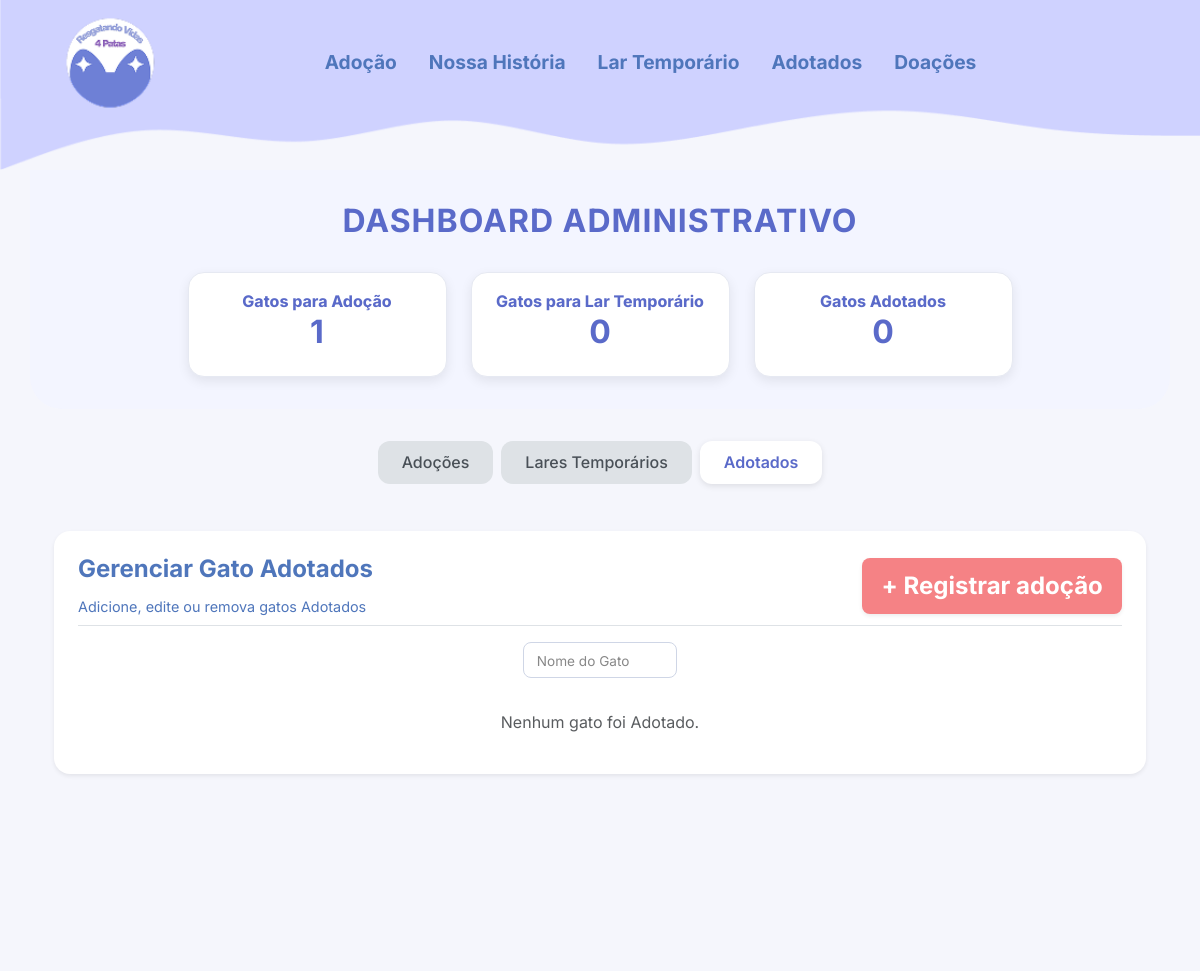
Page /gatos/dashboard_admin_adotados (upper part) on the earlier database version.
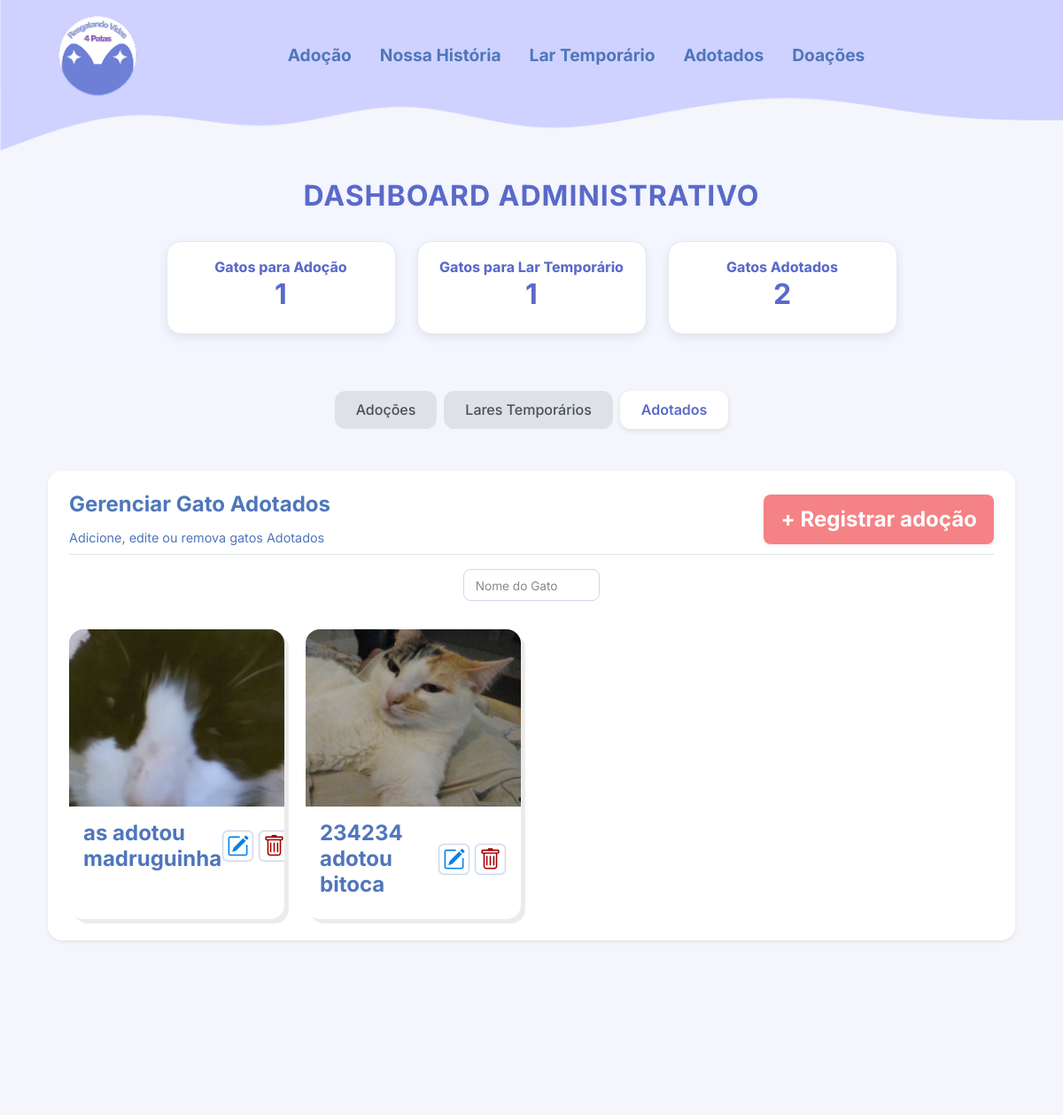
Same page on the later database version.
### adocoes/models.py (models this page shows, shortened)
class Adotados(models.Model):
    imagem = models.ImageField(upload_to="gatos/", verbose_name="Imagem")
    gato = models.ForeignKey(Gato, on_delete=models.CASCADE, verbose_name="Gato")
    adocao = models.ForeignKey(Adocao, on_delete=models.CASCADE, verbose_name="Adoção")
    data_inicio = models.DateField(verbose_name="Data de início")
    created_at = models.DateTimeField(auto_now_add=True, verbose_name="Criado em")
    updated_at = models.DateTimeField(auto_now=True, verbose_name="Atualizado em")
    class Meta:
        verbose_name = "Adotado"
        verbose_name_plural = "Adotados"
        db_table = "adotados"
        ordering = ["-created_at"]

class Adocao(models.Model):
    gato = models.ForeignKey(Gato, on_delete=models.CASCADE, verbose_name="Gato")
    nome = models.CharField(max_length=255, verbose_name="Nome Completo")
    cpf = models.CharField(max_length=14, verbose_name="CPF")
    idade = models.IntegerField(verbose_name="Idade")
    ocupacao_profissional = models.CharField(max_length=100, verbose_name="Ocupação profissional")
    email = models.EmailField(max_length=255, verbose_name="E-mail")
    codicoes_financeiras = models.BooleanField(default=False, verbose_name="Está em condições financeiras de arcar com ração de qualidade, custos veterinários como consultas, vacinas, exames e tratamentos sempre que necessário?")
    rua = models.CharField(max_length=150, verbose_name="Rua")
    bairro = models.CharField(max_length=150, verbose_name="Bairro")
    numero = models.CharField(max_length=6, verbose_name="Número")
    cidade = models.CharField(max_length=150, verbose_name="Cidade")
    cep = models.IntegerField(verbose_name="CEP")
    instagram = models.CharField(max_length=100, blank=True, null=True, verbose_name="Qual seu usuário no Instagram?")
    numero_contato = models.CharField(max_length=11, verbose_name="Telefone para contato")
    animal_externo = models.BooleanField(default=False, verbose_name="Possui outros animais?")
    animal_externo_voltinhas = models.BooleanField(default=False, blank=True, null=True, verbose_name="Seus animais são acostumados a darem voltinhas na rua ou casas vizinhas?")
    animal_externo_especie_idade = models.TextField(blank=True, null=True, verbose_name="Quais bichinhos possui atualmente? (espécie e idade)")
    animal_externo_nao_castrado = models.BooleanField(default=False, blank=True, null=True, verbose_name="Tem algum gato que ainda não foi castrado? ")
    animal_externo_vacinacao = models.BooleanField(default=False, blank=True, null=True, verbose_name="Você acha importante manter as vacinações em dia? ")
    animal_externo_testado = models.BooleanField(default=False, blank=True, null=True, verbose_name="Para gatos;  São testados para Fiv e Felv?")
    animal_externo_racao = models.TextField(blank=True, null=True, verbose_name="Qual ração você oferece para seus cães e gatos?")
    periodo_adaptacao = models.BooleanField(default=False, verbose_name="Está ciente que no período de adaptação o bichinho recém- chegado precisará estar em um quarto com algum membro da família, para que não fique sozinho e que não tenha contato imediato, sem a devida adaptação, com os outros bichinhos da casa?")
    mora_sozinho = models.BooleanField(default=False, verbose_name="Você mora sozinho?:")
    mora_crianca = models.BooleanField(default=False, blank=True, null=True, verbose_name="Moram crianças (até 12 anos)?")
    alguem_nao_concorda = models.BooleanField(default=False, blank=True, null=True, verbose_name="Tem algum membro da família que não concorde com a adoção")
    alguem_alergico = models.BooleanField(default=False, blank=True, null=True, verbose_name="Tem alguma criança ou membro da família com sintomas alérgicos?")
    imovel_proprio = models.BooleanField(default=False, verbose_name="Seu imóvel é próprio?")
    mora_casa = models.BooleanField(default=False, verbose_name="Mora em uma casa?")
    casa_muros_laterais_baixos = models.BooleanField(default=False, blank=True, null=True, verbose_name="Muros laterais e fundos são baixo?")
    casa_quintal = models.BooleanField(default=False, blank=True, null=True, verbose_name="Possui quintal?")
    casa_quintal_mais_casa = models.BooleanField(default=False, blank=True, null=True, verbose_name="Possui mais casas no quintal?")
    casa_garagem = models.BooleanField(default=False, blank=True, null=True, verbose_name="Gato terá acesso à garagem?")
    apartamento_telada = models.BooleanField(default=False, blank=True, null=True, verbose_name="Possui tela nas janelas e sacada do apartamento?")
    apartamento_limitador = models.BooleanField(default=False, blank=True, null=True, verbose_name="Janelas do banheiro têm limitador?")
    mudanca_trabalho = models.BooleanField(default=False, verbose_name="Tem perspectivas de mudança de trabalho, cidade, Estado ou País que comprometa a sua responsabilidade com esse animal a longo prazo?")
    mudanca_imovel = models.BooleanField(default=False, verbose_name="Tem perspectiva de mudança de imóvel?")
    mudanca_imovel_seguranca = models.BooleanField(default=False, verbose_name="No caso de mudança de imóvel, você tem ciência que o novo imóvel deverá ser totalmente telado antes da efetiva mudança mantendo assim a mesma segurança para o gatinho?")
    mudanca_imovel_comunicar = models.BooleanField(default=False, verbose_name="No caso de mudança de imóvel, você se responsabiliza a comunicar o doador do novo endereço e da mesma forma, enviar vídeo comprovando a segurança do novo imóvel para o gatinho?")
    repassar_animal = models.BooleanField(default=False, verbose_name="Está ciente que não pode repassar esse animal para outra pessoa seja por forma de doação ou presente?")
    dessistencia = models.BooleanField(default=False, verbose_name="Em caso de desistência por força maior, está ciente que será obrigado a comunicar o doador para que o mesmo encontre um novo lar para o animal, e que nesse período, continuará cuidando, alimentando e provendo toda segurança, até que seja encontrado um novo lar para ele (caso o doador não consiga recebe-lo de imediato)?")
    viagens = models.TextField(verbose_name="Em ocasiões de viagens, quem seria a pessoa que ficaria responsável em ir até o seu imóvel para cuidar da higiene e alimentação do(s) seu(s) animais(s)?")
    restrito = models.BooleanField(default=False, verbose_name="O animal ficará restrito em alguma parte da casa?")
    devolver_doar = models.BooleanField(default=False, verbose_name="Você já precisou doar, devolver ou entregar na Zoonoses ou Ongs algum gato ou cachorro seu?")
    devolver_doar_explique = models.TextField(blank=True, null=True, verbose_name="Se sim, nos conte o que aconteceu?")
    responder_doador = models.BooleanField(default=False, verbose_name="Você tem alguma objeção em responder o doador sobre a adaptação e condições de vida e saúde do animal adotado sempre que esse achar necessário?")
    created_at = models.DateTimeField(auto_now_add=True, verbose_name="Criado em")
    updated_at = models.DateTimeField(auto_now=True, verbose_name="Atualizado em")
    class Meta:
        verbose_name = "Adoção"
        verbose_name_plural = "Adoções"
        db_table = "adocao"
        ordering = ["-created_at"]

### gatos/models.py (models this page shows, shortened)
class Gato(models.Model):
    SEXO_CHOICES = [
        ("M", "Macho"),
        ("F", "Fêmea"),
    ]
    nome = models.CharField(max_length=100, verbose_name="Nome do gato")
    sexo = models.CharField(max_length=1, choices=SEXO_CHOICES, verbose_name="Sexo", blank=False, null=False)
    idade = models.CharField(max_length=10, verbose_name="Idade")
    descricao = models.TextField(max_length=10000, verbose_name="Sobre o gato")
    imagem = models.ImageField(upload_to="gatos/", verbose_name="Foto do gato")
    lar_temporario = models.BooleanField(default=False, verbose_name="Precisa de lar temporário")
    cuidado = models.ForeignKey(Cuidado, on_delete=models.CASCADE, verbose_name="Cuidados")
    temperamento = models.ForeignKey(Temperamento, on_delete=models.CASCADE, verbose_name="Temperamento")
    sociavel = models.ForeignKey(Sociavel, on_delete=models.CASCADE, verbose_name="Socialização")
    moradia = models.ForeignKey(Moradia, on_delete=models.CASCADE, verbose_name="Moradia adequada")
    adotado = models.BooleanField(default=False, verbose_name="Adotado")
    created_at = models.DateTimeField(auto_now_add=True, verbose_name="Criado em")
    updated_at = models.DateTimeField(auto_now=True, verbose_name="Atualizado em")
    class Meta:
        verbose_name = "Gato"
        verbose_name_plural = "Gatos"
        db_table = "gatos"
        ordering = ["-created_at"]

### gatos/views.py (the view)
# urls.py: path("dashboard_admin_adotados", dashboard_admin_adotados, name="dashboard_admin_adotados"),    # Função para conseguir acessar a tela de DashBoard do Admin - Com os gatos Adotados
def dashboard_admin_adotados(request):
    adotados = Adotados.objects.all()
    nome = request.GET.get("nome")
    if nome:
        adotados = adotados.filter(
            Q(gato__nome__icontains=nome) |
            Q(adocao__nome__icontains=nome)
        )
    for adotado in adotados:
        adotado.adotante_primeiro_nome = adotado.adocao.nome.split()[0] if adotado.adocao.nome else ''
    context = {
        "adotados": adotados,
    }
    return render(request, "gatos/dashboard_admin_adotados.html", context)

### gatos/context_processors.py (called while the page is built)
def dashboard_totals(request):
    total_para_adocao = Gato.objects.exclude(id__in=Adotados.objects.values("gato")).count()
    total_lar_temporario = Gato.objects.filter(lar_temporario=True).exclude(id__in=Adotados.objects.values("gato")).count()
    total_adotados = Adotados.objects.count()
    return {
        "total_para_adocao": total_para_adocao,
        "total_lar_temporario": total_lar_temporario,
        "total_adotados": total_adotados,
    }

### gatos/templates/gatos/dashboard_admin_adotados.html (shortened to what this page needs)
{% extends "ong/base_admin.html" %}
{% load static %}
{% block content%}
<link rel="stylesheet" href="{% static 'css/dashboard_admin_adocoes.css' %}">
<div class="container py-4">
    <div class="p-4 bg-white shadow-sm rounded-4">
        <div class="d-flex justify-content-between align-items-center mb-3 border-bottom pb-2">
            <div>
                <h2 class="fw-bold text-primary">Gerenciar Gato Adotados</h2>
                <p class="subtitle-custom mb-0">Adicione, edite ou remova  gatos Adotados</p>
            </div>
            <a href="" class="btn btn-danger fw-bold shadow-sm rounded-3"> + Registrar adoção </a>
        </div>
        <form method="GET" action="">
            <div class="row justify-content-center mb-4">
                <div class="col-md-2 col-sm-4 mb-2">
                    <input type="text" name="nome" class="form-control form-control-sm search-input" placeholder="Nome do Gato" onkeyup="debounceSubmit(this.form, 600)" value="{{ request.GET.nome|default:'' }}">
                </div>
            </div>
        </form>
        <div class="row g-4">
            {% for adotado in adotados %}
            <div class="col-lg-3 col-md-4 col-sm-6">
                <div class="card border-0 h-100 rounded-4 overflow-hidden">
                    {% if adotado.imagem %}
                        <img src="{{ adotado.imagem.url }}" class="card-img-top" alt="{{ adotado.gato.nome }}" style="object-fit: cover; height: 200px;">
                    {% else %}
                        <img src="https://placehold.co/300x200?text=Sem+Foto" class="card-img-top" alt="Sem imagem">
                    {%endif%}
                    <div class="card-body d-flex flex-column">
                        <div class="d-flex justify-content-between align-items-center mb-2">
                            <h5 class="card-title mb-0 text-primary fw-bold">
                                <span class="text-primary fw-bold">{{ adotado.adotante_primeiro_nome }}</span>
                                adotou
                                <span class="text-primary fw-bold">{{ adotado.gato.nome }}</span>
                            </h5>
                            <div class="d-flex gap-1">
                                <a href="" class="btn btn-light p-1" title="Editar">
                                    <img src="{% static 'img/Icone_Editar.svg' %}" alt="Editar" style="width: 35px; height: 35px;">
                                </a>
                                <a href="javascript:void(0);" class="btn btn-light p-1 excluir-adotado" data-id="{{ adotado.id }}" data-nome="{{ adotado.gato.nome }}" title="Excluir">
                                    <img src="{% static 'img/Icone_Excluir.svg' %}" alt="Excluir" style="width: 35px; height: 35px;">
                                </a>
                            </div>
                        </div>
                    </div>
                </div>
            </div>
            {% empty %}
            <p class="text-muted text-center">Nenhum gato foi Adotado.</p>
            {% endfor %}
        </div>
    </div>
</div>
{% endblock %}

Differences in the rows shown:
added Adotados: imagem (picture), adotante_primeiro_nome "as", gato.nome "madruguinha"
added Adotados: imagem (picture), adotante_primeiro_nome "234234", gato.nome "bitoca"
Other differences:
{{ total_lar_temporario|default:"0" }}: "0" → "1"
{{ total_adotados|default:"0" }}: "0" → "2"
text no longer shown: "Nenhum gato foi Adotado."
